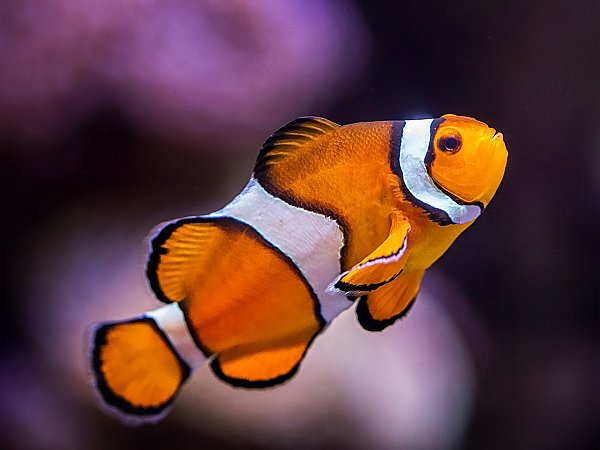
#> input picture dataset/train/imgs/nemo002.jpg, 600 x 450 px; its folder holds only this picture in this run
$ jupyter execute --allow-errors CV3.ipynb
#> lines starting #> are read from the running program, lines starting #| are printed output that depends on the picture; after the words box and inside, x2 and y2 are one past the last pixel; in counts of white or black regions, pixels touching at a corner belong together
# **Этап 1: EDA**

[cell 1]
# Импорты для этапа EDA
import os
import cv2  # Для работы с изображениями
import matplotlib.pyplot as plt  # Для визуализации изображений и масок
import numpy as np  # Для работы с массивами данных

[cell 2]
# Пути к изображениям и маскам
train_imgs_dir = 'dataset/train/imgs'
train_masks_dir = 'dataset/train/masks'

[cell 3]
# 1. Загрузка изображения и маски с учетом расширения маски
def load_image_and_mask(image_name):
    img_path = os.path.join(train_imgs_dir, image_name)

    # Маски имеют расширение .png, заменим расширение изображения на .png для поиска маски
    mask_name = image_name.replace('.jpg', '.png')
    mask_path = os.path.join(train_masks_dir, mask_name)

    # Проверим, существует ли файл изображения и маски
    if not os.path.exists(img_path):
        print(f"Изображение {image_name} не найдено по пути: {img_path}")
        return None, None

    if not os.path.exists(mask_path):
        print(f"Маска для изображения {image_name} не найдена по пути: {mask_path}")
        return None, None

    # Загрузка изображения в формате BGR
    image = cv2.imread(img_path)

    # Загрузка маски, она должна быть черно-белой (0 для фона, 255 для рыб)
    mask = cv2.imread(mask_path, cv2.IMREAD_GRAYSCALE)

    return image, mask

[cell 4]
# 2. Визуализация изображений и масок
def visualize_images_and_masks(image, mask):
    # Проверка, что изображение и маска не являются None
    if image is None or mask is None:
        print("Ошибка: изображение или маска отсутствуют.")
        return

    # Преобразуем изображение из формата BGR в RGB для корректного отображения в matplotlib
    image_rgb = cv2.cvtColor(image, cv2.COLOR_BGR2RGB)

    # Приводим маску к типу uint8, если это не так
    if mask.dtype != np.uint8:
        mask = mask.astype(np.uint8)

    # Настраиваем график
    plt.figure(figsize=(10, 5))

    # Отображение исходного изображения
    plt.subplot(1, 2, 1)
    plt.imshow(image_rgb)
    plt.title("Исходное изображение")
    plt.axis('off')

    # Отображение маски
    plt.subplot(1, 2, 2)
    plt.imshow(mask, cmap='gray')
    plt.title("Маска")
    plt.axis('off')

    # Показать график
    plt.show()

[cell 5]
# 3. Исследование цветовых характеристик изображений
def explore_color_space(image):
    # Преобразуем изображение из формата BGR в HSV
    img_hsv = cv2.cvtColor(image, cv2.COLOR_BGR2HSV)

    # Разделим на каналы H, S и V
    h_channel, s_channel, v_channel = cv2.split(img_hsv)

    # Визуализация каналов HSV
    plt.figure(figsize=(15, 5))

    # Отображение H канала (цветовой тон)
    plt.subplot(1, 3, 1)
    plt.imshow(h_channel, cmap='hsv')
    plt.title("H канал (Hue)")
    plt.axis('off')

    # Отображение S канала (насыщенность)
    plt.subplot(1, 3, 2)
    plt.imshow(s_channel, cmap='gray')
    plt.title("S канал (Saturation)")
    plt.axis('off')

    # Отображение V канала (яркость)
    plt.subplot(1, 3, 3)
    plt.imshow(v_channel, cmap='gray')
    plt.title("V канал (Value)")
    plt.axis('off')

    # Показать график
    plt.show()

[cell 6]
# 4. Пример работы с одним изображением
# Загрузка и визуализация изображения и маски
image_name = 'nemo001.jpg'
image, mask = load_image_and_mask(image_name)

# Визуализируем исходное изображение и его маску
visualize_images_and_masks(image, mask)

# Исследуем цветовые характеристики изображения
#> (the rest of this cell did not finish here and is left out)

# **Этап 2: Предварительная обработка данных**

[cell 7]
# 1. Функция для выделения рыб с акцентом на белые полоски
def create_fish_mask_with_white(image):
    """
    Улучшенная функция для точного выделения рыб с акцентом на белые полоски.

    :param image: Входное изображение в формате BGR
    :return: Маска с выделенными рыбами и белыми полосками
    """
    # Преобразуем изображение в HSV
    img_hsv = cv2.cvtColor(image, cv2.COLOR_BGR2HSV)

    # 1. Диапазоны для оранжевого цвета (тело рыб)
    light_orange = (5, 100, 100)
    dark_orange = (20, 255, 255)

    # 2. Диапазоны для белого цвета (полоски)
    light_white = (0, 0, 180)  # Шире диапазон по насыщенности
    dark_white = (180, 60, 255)

    # Создание масок для каждого цвета
    mask_orange = cv2.inRange(img_hsv, light_orange, dark_orange)
    mask_white = cv2.inRange(img_hsv, light_white, dark_white)

    # Применение морфологических операций для белых полосок
    kernel_white = np.ones((5, 5), np.uint8)  # Увеличим ядро для белых полосок
    mask_white = cv2.morphologyEx(mask_white, cv2.MORPH_CLOSE, kernel_white)

    # Объединение масок
    mask_fish = cv2.bitwise_or(mask_orange, mask_white)

    # Морфологическая обработка общей маски
    kernel_fish = np.ones((3, 3), np.uint8)  # Ядро поменьше для общей маски
    mask_fish = cv2.morphologyEx(mask_fish, cv2.MORPH_OPEN, kernel_fish)
    mask_fish = cv2.morphologyEx(mask_fish, cv2.MORPH_CLOSE, kernel_fish)

    return mask_fish

[cell 8]
# 2. Визуализация маски рыб с акцентом на белые полоски
# [21 lines left out: function visualize_fish_mask_with_white, not called in this run]

[cell 9]
# Пример работы с одним изображением
# Загрузка изображения и создание маски для рыб с акцентом на белые полоски
image_name = 'nemo004.jpg'
image, mask = load_image_and_mask(image_name)

# Создание маски для рыб с точным выделением белых полосок
#> (the rest of this cell did not finish here and is left out)

# **Этап 2.1: Использование маски для валидации алгоритма сегментации**

[cell 10]
import cv2
import numpy as np
import matplotlib.pyplot as plt
from sklearn.metrics import jaccard_score

[cell 11]
# 1. Функция для расчета IoU
# [18 lines left out: function calculate_iou, not called in this run]

[cell 12]
# 2. Функция для загрузки истинной маски
# [9 lines left out: function load_true_mask, not called in this run]

[cell 13]
# 3. Функция для сегментации с фиксированными порогами в HSV
# Функция для сегментации с учётом жёлтого и уточнёнными порогами для белого цвета
def create_fish_mask_with_yellow_and_fixed_white(image):
    """
    Улучшенная функция для выделения рыб с учётом жёлтого цвета и более точными порогами для белого цвета.

    :param image: Входное изображение в формате BGR
    :return: Маска с выделенными рыбами
    """
    # Преобразуем изображение в HSV
    img_hsv = cv2.cvtColor(image, cv2.COLOR_BGR2HSV)

    # 1. Диапазоны для оранжевого цвета (тело рыб)
    light_orange = (5, 100, 100)
    dark_orange = (20, 255, 255)

    # 2. Диапазоны для жёлтого цвета (рот рыб)
    light_yellow = (20, 100, 100)
    dark_yellow = (30, 255, 255)

    # 3. Диапазоны для белого цвета (полоски), суженные для избегания бежевых оттенков
    light_white = (0, 0, 200)  # Увеличиваем минимальный порог яркости
    dark_white = (180, 40, 255)  # Понижаем порог насыщенности

    # Создание масок для каждого цвета
    mask_orange = cv2.inRange(img_hsv, light_orange, dark_orange)
    mask_yellow = cv2.inRange(img_hsv, light_yellow, dark_yellow)
    mask_white = cv2.inRange(img_hsv, light_white, dark_white)

    # Объединение масок
    mask_fish = cv2.bitwise_or(mask_orange, mask_yellow)
    mask_fish = cv2.bitwise_or(mask_fish, mask_white)

    # Применение морфологических операций для улучшения маски
    kernel = np.ones((3, 3), np.uint8)  # Размер ядра для морфологических операций
    mask_fish = cv2.morphologyEx(mask_fish, cv2.MORPH_CLOSE, kernel)  # Закрытие для удаления дырок

    return mask_fish

[cell 14]
# 4. Функция для валидации сегментации
# [14 lines left out: function validate_segmentation, not called in this run]

[cell 15]
# 5. Функция для визуализации
# [34 lines left out: function visualize_segmentation, not called in this run]

[cell 16]
# Пример работы с одним изображением
image_name = 'nemo004.jpg'
image, algorithm_mask = load_image_and_mask(image_name)

# Создание маски для рыб с учётом жёлтого и уточнёнными порогами для белого
#> (the rest of this cell did not finish here and is left out)

# **Этап 2.2: Разработатка модели машинного обучения**

[cell 17]
import cv2
import os
import numpy as np
from sklearn.model_selection import train_test_split
import tensorflow as tf
from tensorflow.keras import layers, models

[cell 18]
# Параметры данных
IMAGE_SIZE = (128, 128)  # Размер, к которому приведём изображения
DATA_PATH = "dataset/train/imgs"
MASK_PATH = "dataset/train/masks"

[cell 19]
# 1. Функция для загрузки изображений и масок
def load_data(image_size=IMAGE_SIZE):
#> called with image_size = (128, 128)
    images = []
    masks = []

    # Загрузка изображений
    for image_name in os.listdir(DATA_PATH):
        if image_name.endswith('.jpg'):
            # Загрузка и изменение размера изображения
            image_path = os.path.join(DATA_PATH, image_name)
            image = cv2.imread(image_path)
#> image is the input picture: shape (450, 600, 3); mean B, G, R 61.5, 59.1, 95.2
            image = cv2.resize(image, image_size)
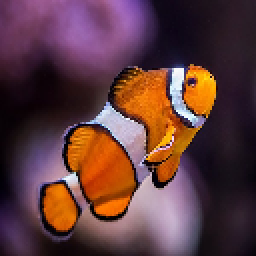
#> image: shape (128, 128, 3) (shown 2 times larger); mean B, G, R 61.5, 59.1, 95.1
            images.append(image)

            # Загрузка и изменение размера маски
            mask_path = os.path.join(MASK_PATH, image_name.replace('.jpg', '.png'))
            mask = cv2.imread(mask_path, cv2.IMREAD_GRAYSCALE)
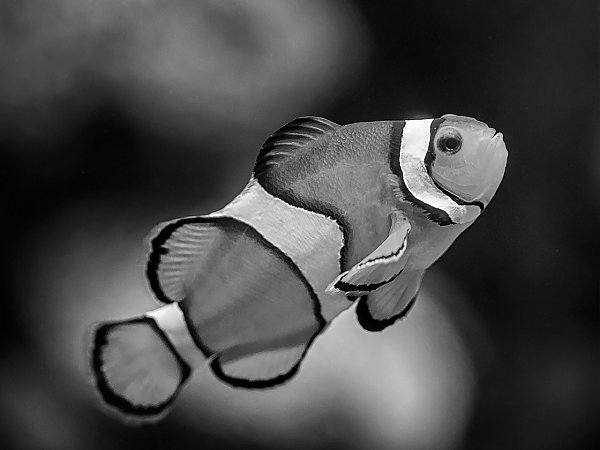
#> mask: shape (450, 600); min 0, max 255, mean 70.1
            mask = cv2.resize(mask, image_size)
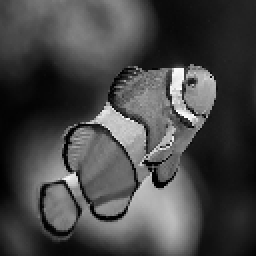
#> mask: shape (128, 128) (shown 2 times larger); min 0, max 253, mean 70.1
            # Преобразуем маску в бинарное изображение (0 и 1)
            mask = (mask > 0).astype(np.uint8)
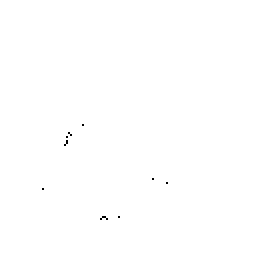
#> mask: shape (128, 128) (shown 2 times larger); values 0 (black) and 1 (white), 99.9% white; black in thin lines or dots, all inside (x1, y1, x2, y2) = (21, 62, 84, 110)
            masks.append(mask)

    # Преобразуем списки в numpy массивы
    images = np.array(images)
    masks = np.array(masks)

    return images, masks
